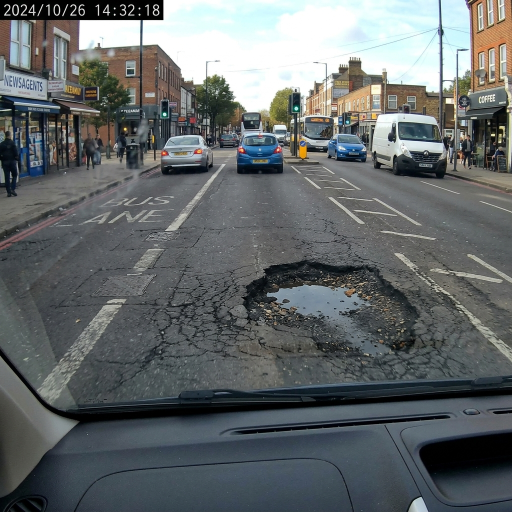
#> input picture samples/images/pothole_daytime_large.png, 1024 x 1024 px (shown at 1/2 size); its folder holds only this picture in this run
$ python generate_sample_video.py
#> lines starting #> are read from the running program, lines starting #| are printed output that depends on the picture
"""
generate_sample_video.py
------------------------
Generates a realistic simulated dashcam video from the sample pothole images.
Each image is displayed for several frames with subtle camera shake and zoom
to mimic actual dashcam footage motion.

Usage:
    python samples/generate_sample_video.py

Output:
    samples/videos/sample_dashcam.mp4
"""

import os
import cv2
import numpy as np
from pathlib import Path

SAMPLES_DIR = Path(__file__).parent
IMAGES_DIR = SAMPLES_DIR / "images"
VIDEOS_DIR = SAMPLES_DIR / "videos"
OUTPUT_VIDEO = VIDEOS_DIR / "sample_dashcam.mp4"

# Video settings
FPS = 24
FRAME_WIDTH = 1280
FRAME_HEIGHT = 720
FRAMES_PER_IMAGE = 72   # ~3 seconds per image at 24fps
TRANSITION_FRAMES = 24  # 1-second crossfade between images


def load_and_resize(path: Path) -> np.ndarray:
    """Load an image and resize/crop to dashcam frame size."""
    img = cv2.imread(str(path))
    if img is None:
        raise FileNotFoundError(f"Could not load image: {path}")

    h, w = img.shape[:2]
    target_ratio = FRAME_WIDTH / FRAME_HEIGHT
    src_ratio = w / h

    # Crop to target aspect ratio (center crop)
    if src_ratio > target_ratio:
        new_w = int(h * target_ratio)
        x_start = (w - new_w) // 2
        img = img[:, x_start: x_start + new_w]
    else:
        new_h = int(w / target_ratio)
        y_start = (h - new_h) // 2
        img = img[y_start: y_start + new_h, :]

    return cv2.resize(img, (FRAME_WIDTH, FRAME_HEIGHT), interpolation=cv2.INTER_LANCZOS4)


def apply_camera_shake(frame: np.ndarray, intensity: float = 2.0) -> np.ndarray:
    """Apply subtle random translation to simulate dashcam vibration."""
    dx = int(np.random.normal(0, intensity))
    dy = int(np.random.normal(0, intensity))
    M = np.float32([[1, 0, dx], [0, 1, dy]])
    return cv2.warpAffine(frame, M, (FRAME_WIDTH, FRAME_HEIGHT),
                          borderMode=cv2.BORDER_REFLECT_101)


def apply_slow_zoom(frame: np.ndarray, zoom_factor: float) -> np.ndarray:
    """Apply a slow zoom-in effect to simulate road approach."""
    if abs(zoom_factor - 1.0) < 1e-4:
        return frame
    h, w = frame.shape[:2]
    crop_h = int(h / zoom_factor)
    crop_w = int(w / zoom_factor)
    y1 = (h - crop_h) // 2
    x1 = (w - crop_w) // 2
    cropped = frame[y1:y1 + crop_h, x1:x1 + crop_w]
    return cv2.resize(cropped, (w, h), interpolation=cv2.INTER_LINEAR)


def add_hud_overlay(frame: np.ndarray, frame_idx: int, total_frames: int,
                    image_name: str, speed_kmh: float = 35.0) -> np.ndarray:
    """Add a dashcam HUD overlay: speed, timestamp, filename label."""
    out = frame.copy()
    h, w = out.shape[:2]

    # Semi-transparent bottom bar
    overlay = out.copy()
    cv2.rectangle(overlay, (0, h - 48), (w, h), (0, 0, 0), -1)
    cv2.addWeighted(overlay, 0.55, out, 0.45, 0, out)

    # Speed indicator (simulated)
    speed_jitter = speed_kmh + np.random.normal(0, 0.8)
    speed_text = f"{speed_jitter:.0f} km/h"
    cv2.putText(out, speed_text, (18, h - 16),
                cv2.FONT_HERSHEY_DUPLEX, 0.7, (0, 255, 180), 1, cv2.LINE_AA)

    # Scene label
    label = image_name.replace("_", " ").replace(".png", "").title()
    cv2.putText(out, f"[SAMPLE] {label}", (w // 2 - 240, h - 16),
                cv2.FONT_HERSHEY_DUPLEX, 0.65, (255, 255, 255), 1, cv2.LINE_AA)

    # Fake GPS timestamp
    minutes = frame_idx // (FPS * 60)
    seconds = (frame_idx // FPS) % 60
    ts = f"REC  00:{minutes:02d}:{seconds:02d}"
    ts_size = cv2.getTextSize(ts, cv2.FONT_HERSHEY_DUPLEX, 0.65, 1)[0]
    cv2.putText(out, ts, (w - ts_size[0] - 18, h - 16),
                cv2.FONT_HERSHEY_DUPLEX, 0.65, (0, 200, 255), 1, cv2.LINE_AA)

    # Red REC dot
    elapsed = frame_idx / FPS
    if int(elapsed) % 2 == 0:
        cv2.circle(out, (w - ts_size[0] - 50, h - 22), 7, (0, 0, 220), -1)

    return out


def crossfade(img_a: np.ndarray, img_b: np.ndarray, alpha: float) -> np.ndarray:
    """Blend two frames for a smooth transition."""
    return cv2.addWeighted(img_a, 1.0 - alpha, img_b, alpha, 0)


def main():
    VIDEOS_DIR.mkdir(parents=True, exist_ok=True)

    image_paths = sorted(IMAGES_DIR.glob("*.png")) + sorted(IMAGES_DIR.glob("*.jpg"))
    if not image_paths:
        print(f"[ERROR] No images found in {IMAGES_DIR}")
        return

    print(f"Found {len(image_paths)} sample images:")
    for p in image_paths:
        print(f"  - {p.name}")

    frames_loaded = [load_and_resize(p) for p in image_paths]
#> in load_and_resize, img is the input picture: shape (1024, 1024, 3); mean B, G, R 106.2, 105.1, 100.2
#> in load_and_resize, `img = img[y_start: y_start + new_h, :]`:
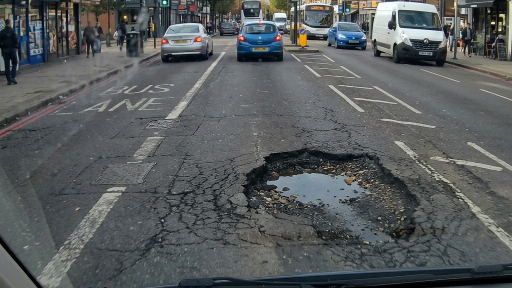
#> img: shape (576, 1024, 3) (shown at 1/2 size); mean B, G, R 93.3, 92.4, 88.4
#> frames_loaded = 1 item
    print(f"\nGenerating video: {OUTPUT_VIDEO}")

    fourcc = cv2.VideoWriter_fourcc(*"mp4v")
    writer = cv2.VideoWriter(str(OUTPUT_VIDEO), fourcc, FPS,
                             (FRAME_WIDTH, FRAME_HEIGHT))

    global_frame = 0

    for idx, (frame_base, img_path) in enumerate(zip(frames_loaded, image_paths)):
        next_frame = frames_loaded[(idx + 1) % len(frames_loaded)]
        image_name = img_path.name

        # Zoom range: 1.0 → 1.06 over the image duration
        for f in range(FRAMES_PER_IMAGE):
            zoom = 1.0 + 0.06 * (f / FRAMES_PER_IMAGE)
            zoomed = apply_slow_zoom(frame_base, zoom)
            shaken = apply_camera_shake(zoomed, intensity=1.5)
            out_frame = add_hud_overlay(shaken, global_frame, 0, image_name)
            writer.write(out_frame)
            global_frame += 1

        # Crossfade transition to next image
        for f in range(TRANSITION_FRAMES):
            alpha = f / TRANSITION_FRAMES
            blended = crossfade(frame_base, next_frame, alpha)
            shaken = apply_camera_shake(blended, intensity=1.0)
            out_frame = add_hud_overlay(shaken, global_frame, 0, image_name)
            writer.write(out_frame)
            global_frame += 1

        print(f"  [OK] Processed: {image_name}")
#> this loop made 1 pass
#> image_name on pass 1: 'pothole_daytime_large.png'
#> (printed output is left out)
#> pass 1, in add_hud_overlay (call 2), `out = frame.copy()`:
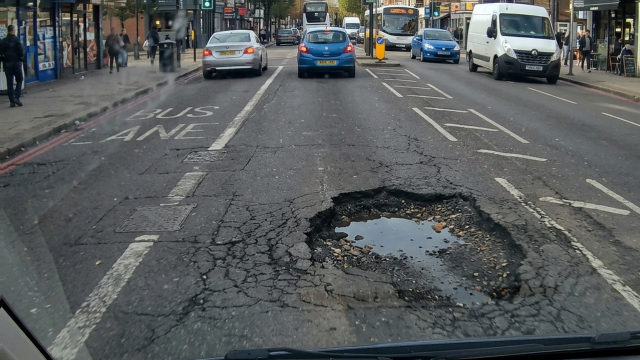
#> out: shape (720, 1280, 3) (shown at 1/2 size); mean of channels 0, 1, 2 93.2, 92.3, 88.3; drawn as B, G, R
#> pass 1, in apply_slow_zoom (call 3), `cropped = frame[y1:y1 + crop_h, x1:x1 + crop_w]`:
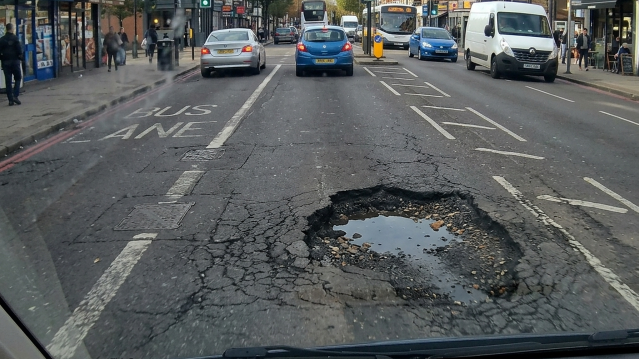
#> cropped: shape (718, 1277, 3) (shown at 1/2 size); mean of channels 0, 1, 2 93.3, 92.4, 88.4; drawn as B, G, R
#> after the loop:
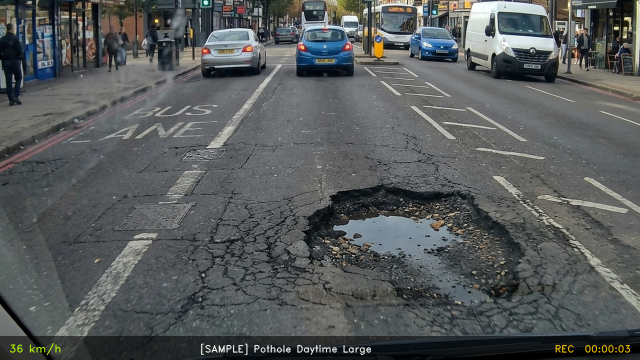
#> out_frame: shape (720, 1280, 3) (shown at 1/2 size); mean of channels 0, 1, 2 91.1, 90.6, 86.9; drawn as B, G, R
#> after the loop:
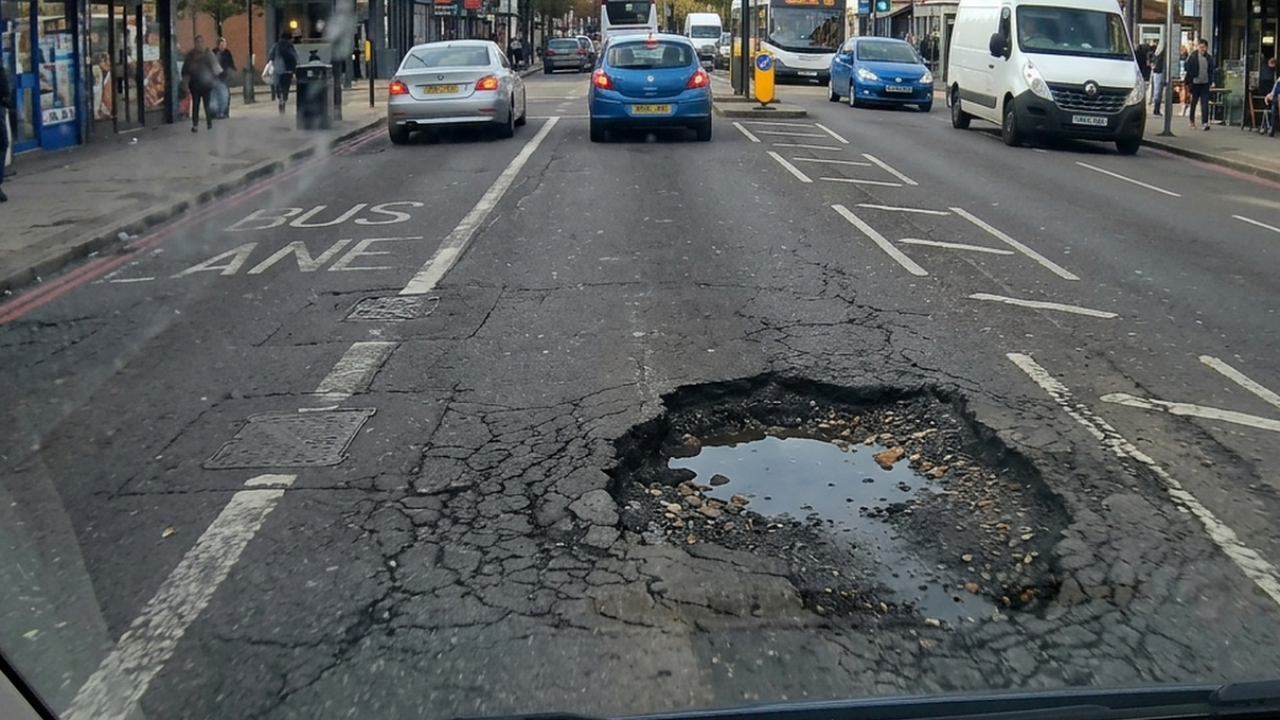
#> zoomed: shape (720, 1280, 3); mean of channels 0, 1, 2 95, 93.7, 89.7; drawn as B, G, R

    writer.release()
    total_seconds = global_frame / FPS
#> (the run stopped early here; a loop or call above may not have finished)

$ run again, on samples/images/pothole_nighttime_rain.png
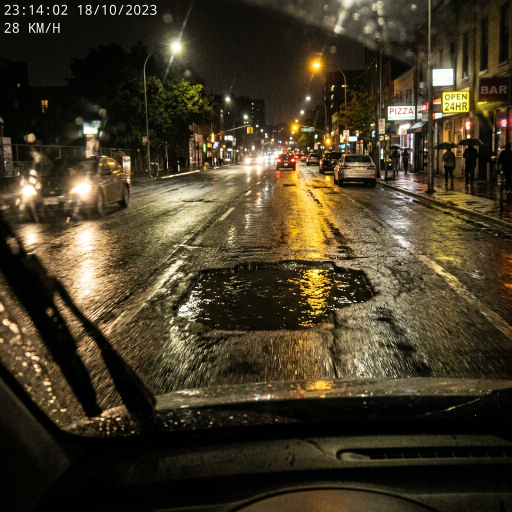
#> input picture samples/images/pothole_nighttime_rain.png, 1024 x 1024 px (shown at 1/2 size)
#> in load_and_resize, img is the input picture: shape (1024, 1024, 3); mean B, G, R 38.1, 58.4, 68.4
#> img: shape (576, 1024, 3)
#> frames_loaded = 1 item
#> the loop in main, `for idx, (frame_base, img_path) in enumerate(zip(frames_loaded, image_..` made 1 pass
#> image_name on pass 1: 'pothole_nighttime_rain.png'
#> (printed output is left out)
#> pass 1, in apply_slow_zoom (call 3), `cropped = frame[y1:y1 + crop_h, x1:x1 + crop_w]`:
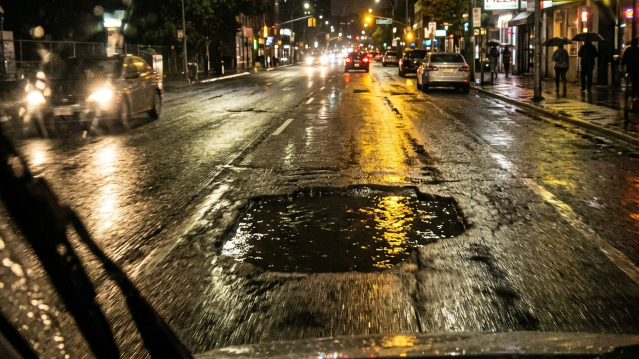
#> cropped: shape (718, 1277, 3) (shown at 1/2 size); mean of channels 0, 1, 2 52.4, 80.1, 94.9; drawn as B, G, R
#> after the loop in main, `for idx, (frame_base, img_path) in enumerate(zip(frames_loaded, image_..`:
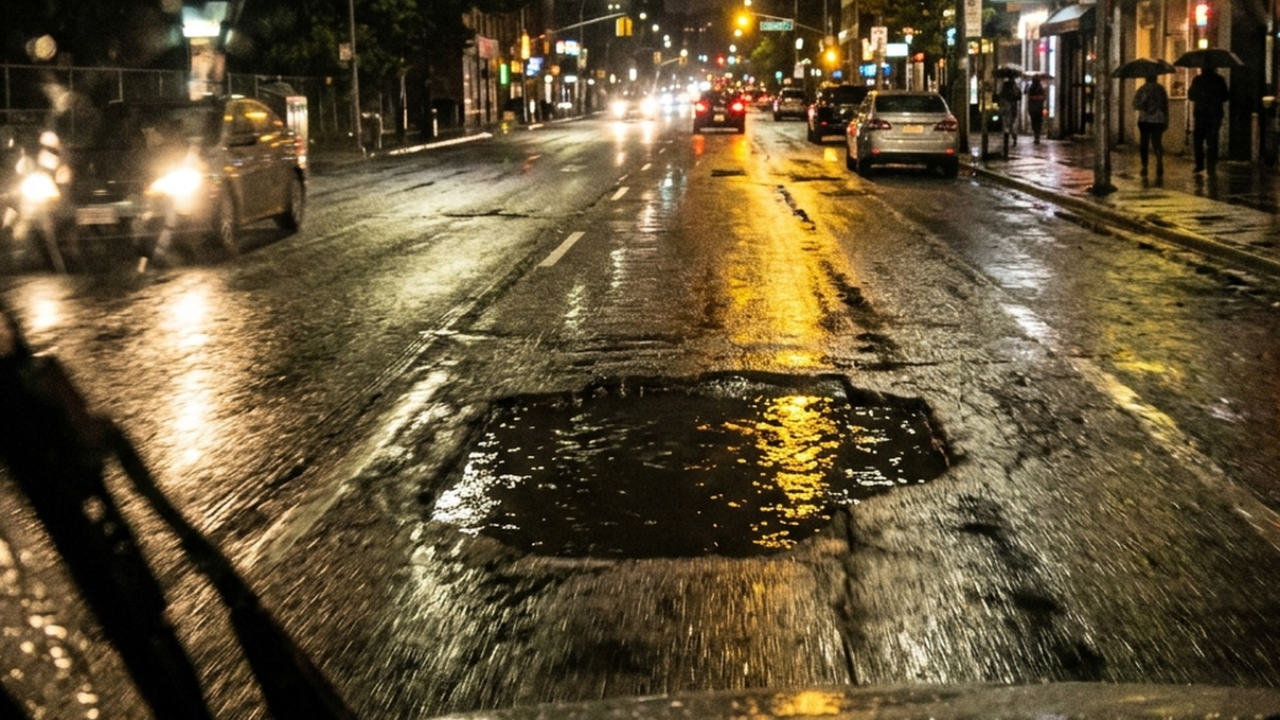
#> zoomed: shape (720, 1280, 3); mean of channels 0, 1, 2 54.7, 83.5, 98.7; drawn as B, G, R

$ run again, on samples/images/pothole_highway_damage.png
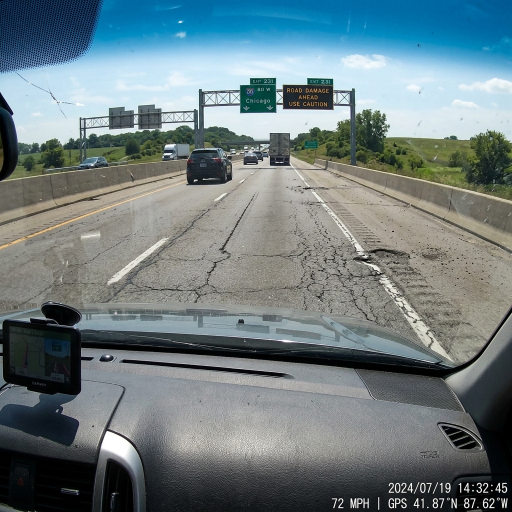
#> input picture samples/images/pothole_highway_damage.png, 1024 x 1024 px (shown at 1/2 size)
#> in load_and_resize, img is the input picture: shape (1024, 1024, 3); mean B, G, R 129, 125.5, 110.2
#> img: shape (576, 1024, 3)
#> frames_loaded = 1 item
#> the loop in main, `for idx, (frame_base, img_path) in enumerate(zip(frames_loaded, image_..` made 1 pass
#> image_name on pass 1: 'pothole_highway_damage.png'
#> (printed output is left out)
#> pass 1, in apply_slow_zoom (call 3), `cropped = frame[y1:y1 + crop_h, x1:x1 + crop_w]`:
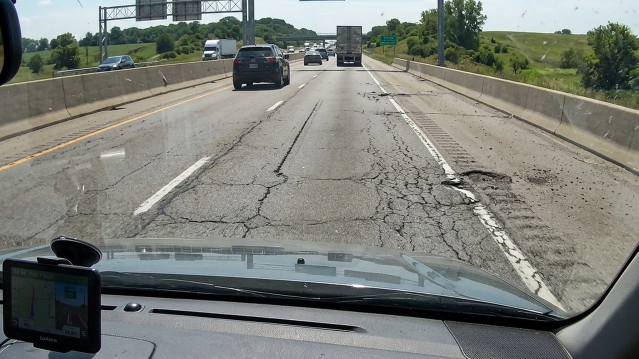
#> cropped: shape (718, 1277, 3) (shown at 1/2 size); mean of channels 0, 1, 2 120.3, 126.8, 123.9; drawn as B, G, R
#> after the loop in main, `for idx, (frame_base, img_path) in enumerate(zip(frames_loaded, image_..`:
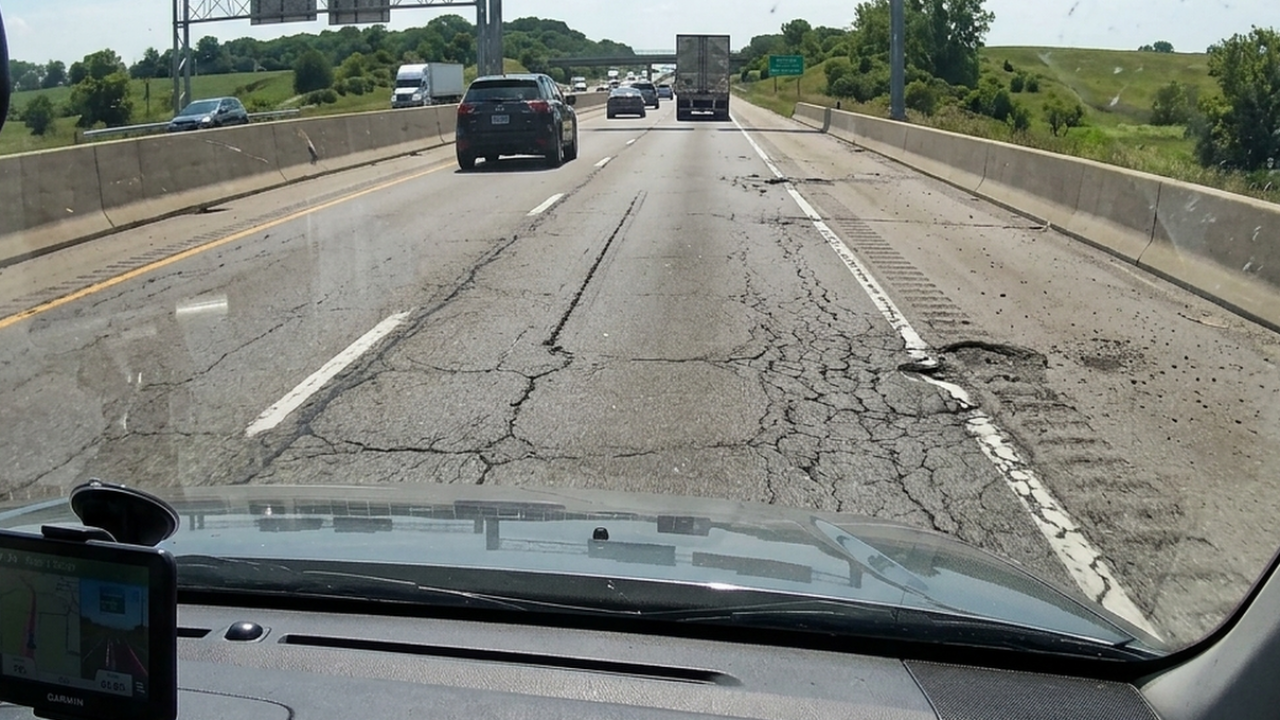
#> zoomed: shape (720, 1280, 3); mean of channels 0, 1, 2 119.5, 126.5, 124; drawn as B, G, R
